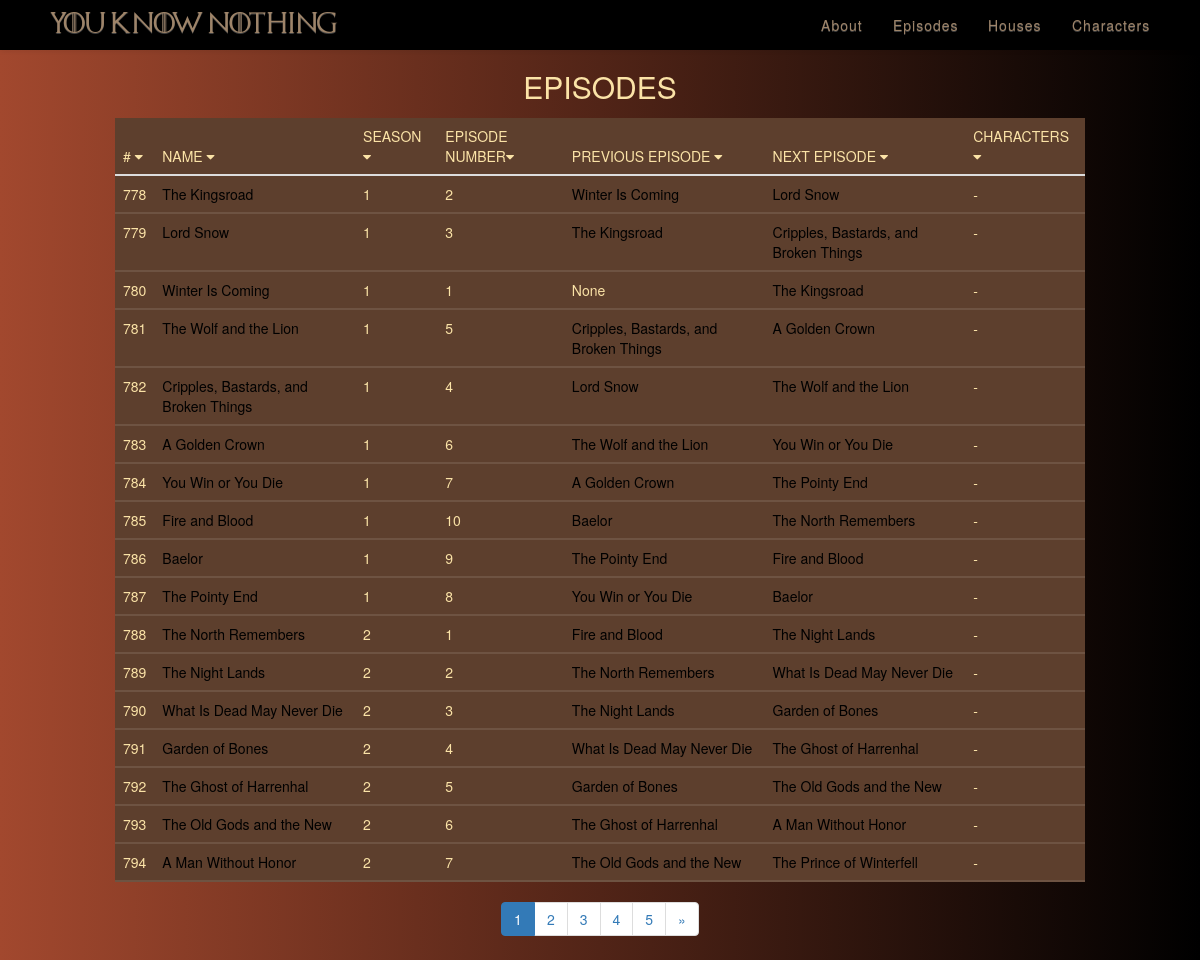
Screenshot of /episodes with the database file from the repository.
### app/models.py (models this page shows, shortened)
class Episode(db.Model):
    id = db.Column(db.Integer, primary_key=True)
    name = db.Column(db.String, unique=True)
    season = db.Column(db.Integer)
    nr = db.Column(db.Integer)
    predecessor = db.Column(db.String, unique=True)
    successor = db.Column(db.String, unique=True)
    characters = db.Column(db.String)
    imageLink = db.Column(db.String, unique=True)

### app/views.py (the view)
@application.route('/episodes', methods=['GET', 'POST'])
@application.route('/episodes/<int:page>', methods=['GET', 'POST'])
def episodes(page=1):
    episodes = models.Episode.query.paginate(page, 17, False)
    return render_template('episodes.html', episodes=episodes)

### app/templates/episodes.html (shortened to what this page needs)
<!doctype html>
<html>
<head>
	<link rel="stylesheet" href="{{url_for('static', filename='css/style.css')}}">
	<link rel="stylesheet" href="{{ url_for('static', filename='css/models.css') }}">
	<link rel="stylesheet" href="http://maxcdn.bootstrapcdn.com/font-awesome/4.2.0/css/font-awesome.min.css">
	<link rel="stylesheet" href="https://maxcdn.bootstrapcdn.com/bootstrap/3.3.7/css/bootstrap.min.css">
	<link rel="stylesheet" href="https://maxcdn.bootstrapcdn.com/bootstrap/3.3.7/css/bootstrap-theme.min.css">
</head>
<body>
	<div id="nav-row">
		<div ng-app>
			<nav class="navbar">{% include 'navWell.html' %}</nav>
		</div>
	</div>
	<h3 class = "page-title">Episodes</h3>
	<div class="col-lg-offset-1 col-lg-10 col-md-12 col-sm-12 col-xs-12">
		<div class="table-responsive">
			<table id="data-table" class="table model-table" style="margin:0;">
				<thead>
					<tr>
						<th> # <i class="fa fa-caret-down" onclick="sortTable(0); myFunction(0);"></th>
						<th> Name <i class="fa fa-caret-down" onclick="sortTable(1); myFunction(1);"></th>
						<th> Season <i class="fa fa-caret-down" onclick="sortTable(2); myFunction(2);"></th>
						<th> Episode Number<i class="fa fa-caret-down" onclick="sortTable(2); myFunction(2);"></th>
						<th> Previous Episode <i class="fa fa-caret-down" onclick="sortTable(3); myFunction(3);"></th>
						<th> Next Episode <i class="fa fa-caret-down" onclick="sortTable(4); myFunction(4);"></th>
						<th> Characters <i class="fa fa-caret-down" onclick="sortTable(5); myFunction(5);"></th>
					</tr>
				</thead>
				{% block content %}
				<tbody>
					{% for episode in episodes.items %}
					<tr>
						<td>{{ episode.id }}</td>
						<td><a href="{{ url_for('episode', name=episode.name)}}">{{ episode.name }}</a></td>
						<td>{{ episode.season }}</td>
						<td>{{ episode.nr }}</td>
						{% if episode.predecessor %}
						<td><a href="{{ url_for('episode', name=episode.predecessor)}}">{{ episode.predecessor }}</a></td>
						{% else %}
						<td>{{ episode.predecessor}}</td>
						{% endif %}
						{% if episode.successor %}
						<td><a href="{{ url_for('episode', name=episode.successor)}}">{{ episode.successor }}</a></td>
						{% else %}
						<td>{{ episode.successor}}</td>
						{% endif %}
						<td>-</td>
					</tr>
					{%  endfor %}
			</tbody>
			{% endblock %}
			</table>
		</div>
	</div>
<div class="row text-center" style="margin:30px">
	<nav aria-label="Page navigation example">
		<ul class="pagination justify-content-center">
			<li class="page-item active"><a class="page-link" href="{{ url_for('episodes', page=episodes.page) }}">{{episodes.page}}</a></li>
			<li class="page-item"><a class="page-link" href="{{ url_for('episodes', page=episodes.next_num) }}">{{episodes.next_num}}</a></li>
			<li class="page-item"><a class="page-link" href="{{ url_for('episodes', page=episodes.next_num+1) }}">{{episodes.next_num+1}}</a></li>
			<li class="page-item"><a class="page-link" href="{{ url_for('episodes', page=episodes.next_num+1) }}">{{episodes.next_num+2}}</a></li>
			<li class="page-item"><a class="page-link" href="{{ url_for('episodes', page=episodes.next_num+1) }}">{{episodes.next_num+3}}</a></li>
			{% if episodes.has_next %}<li class="page-item">
				<a class="page-link" href="{{ url_for('episodes', page=episodes.next_num) }}" aria-label="Next">
					<span aria-hidden="true">&raquo;</span>
				</a>
			</li>{% endif %}
		</ul>
	</nav>
</div>
</body>
</html>

### app/static/css/style.css (style rules this page uses)
html { height: 100%; overflow-x: hidden; }
#nav-row { width:100%; background-color: black; }

### app/static/css/models.css (style rules this page uses)
body { background: #000000; background: -webkit-linear-gradient(to right, #A2482E , #000000); background: linear-gradient(to right, #A2482E , #000000); margin: 50px; }
.page-title { font-size: 30px; color: #FBE3A7; text-transform: uppercase; font-weight: 300; text-align: center; margin-bottom: 15px; }
.model-table { background-color: #5D3F2D; margin-bottom: 0; width: 80%; }
th { padding: 20px 15px; text-align: left; font-weight: 500; font-size: 14px; color: #FBE3A7; text-transform: uppercase; }
td { padding: 20px 15px; padding-left: 15px; text-align: left; vertical-align:middle; font-weight: 300; font-size: 14px; color: #FBE3A7; border-bottom: solid 2px rgba(255,255,255,0.1); }
td a { color: #000; font-weight: 400; }

### rows the page displays
Episode: id "778", name "The Kingsroad", season "1", nr "2", predecessor "Winter Is Coming", successor "Lord Snow"
Episode: id "779", name "Lord Snow", season "1", nr "3", predecessor "The Kingsroad", successor "Cripples, Bastards, and Broken Things"
Episode: id "780", name "Winter Is Coming", season "1", nr "1", predecessor "None", successor "The Kingsroad"
Episode: id "781", name "The Wolf and the Lion", season "1", nr "5", predecessor "Cripples, Bastards, and Broken Things", successor "A Golden Crown"
Episode: id "782", name "Cripples, Bastards, and Broken Things", season "1", nr "4", predecessor "Lord Snow", successor "The Wolf and the Lion"
Episode: id "783", name "A Golden Crown", season "1", nr "6", predecessor "The Wolf and the Lion", successor "You Win or You Die"
Episode: id "784", name "You Win or You Die", season "1", nr "7", predecessor "A Golden Crown", successor "The Pointy End"
Episode: id "785", name "Fire and Blood", season "1", nr "10", predecessor "Baelor", successor "The North Remembers"
Episode: id "786", name "Baelor", season "1", nr "9", predecessor "The Pointy End", successor "Fire and Blood"
Episode: id "787", name "The Pointy End", season "1", nr "8", predecessor "You Win or You Die", successor "Baelor"
Episode: id "788", name "The North Remembers", season "2", nr "1", predecessor "Fire and Blood", successor "The Night Lands"
Episode: id "789", name "The Night Lands", season "2", nr "2", predecessor "The North Remembers", successor "What Is Dead May Never Die"
Episode: id "790", name "What Is Dead May Never Die", season "2", nr "3", predecessor "The Night Lands", successor "Garden of Bones"
Episode: id "791", name "Garden of Bones", season "2", nr "4", predecessor "What Is Dead May Never Die", successor "The Ghost of Harrenhal"
Episode: id "792", name "The Ghost of Harrenhal", season "2", nr "5", predecessor "Garden of Bones", successor "The Old Gods and the New"
Episode: id "793", name "The Old Gods and the New", season "2", nr "6", predecessor "The Ghost of Harrenhal", successor "A Man Without Honor"
Episode: id "794", name "A Man Without Honor", season "2", nr "7", predecessor "The Old Gods and the New", successor "The Prince of Winterfell"

### other values shown
{{ episodes.page }} "1"
{{ episodes.next_num }} "2"
{{ episodes.next_num+1 }} "3"
{{ episodes.next_num+2 }} "4"
{{ episodes.next_num+3 }} "5"
